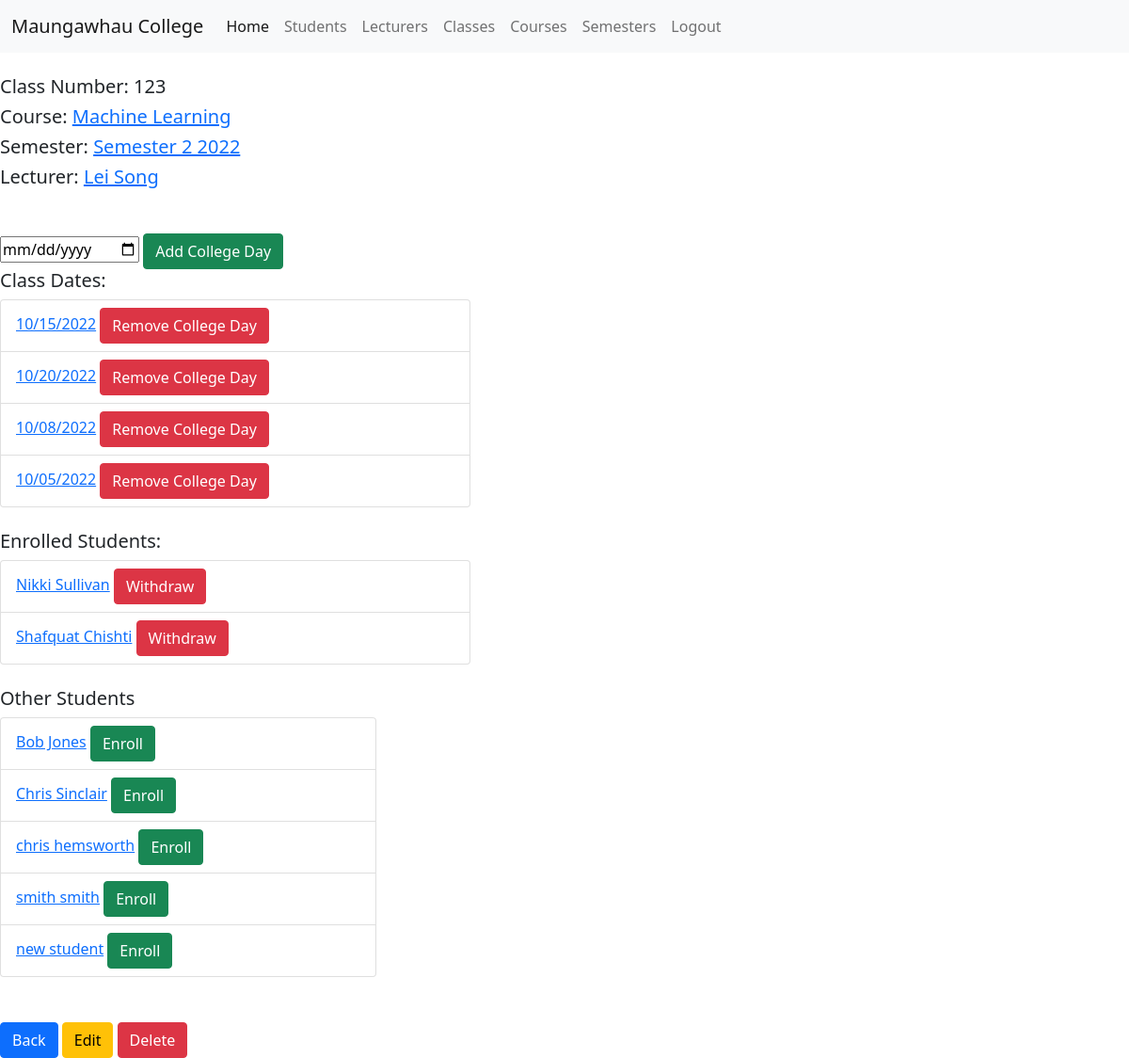
Page /class/14 (signed in) on the committed database.
### attendance/models.py (models this page shows, shortened)
class Class(models.Model):
    number = models.CharField(max_length=6)
    course = models.ForeignKey(Course, on_delete=models.CASCADE)
    semester = models.ForeignKey(Semester, on_delete=models.CASCADE)
    lecturer = models.ForeignKey(Lecturer, on_delete=models.SET_NULL, blank=True, null=True)
    students = models.ManyToManyField(Student, blank=True, null=True, related_name="enrolled_student")
    def __str__(self):
        return self.number +": "+self.course.__str__()

class Course(models.Model):
    code = models.CharField(max_length=9)
    name = models.CharField(max_length=50)
    def __str__(self):
        return self.name

class Semester(models.Model):
    year = models.CharField(max_length=4)
    name = models.CharField(max_length=20)
    def __str__(self):
        return self.name + " " + self.year

class Lecturer(models.Model):
    lecturer_id = models.AutoField(validators=[MinValueValidator(20000001), MaxValueValidator(30000000)],                                   primary_key=True)
    dob = models.DateField(blank=True, null=True)
    user = models.OneToOneField(User, on_delete=models.CASCADE)
    def __str__(self):
        return self.user.first_name + " " + self.user.last_name

class CollegeDay(models.Model):
    collegedate = models.DateField()
    collegeclass = models.ForeignKey(Class, on_delete=models.CASCADE)
    students = models.ManyToManyField(Student,blank=True, null=True, related_name="collegeday_student")
    def __str__(self):
        return self.collegedate.strftime('%m/%d/%Y')

class Student(models.Model):
    student_id = models.AutoField(validators=[MinValueValidator(1000000), MaxValueValidator(20000000)],
                                  primary_key=True)
    dob = models.DateField(blank=True, null=True)
    user = models.OneToOneField(User, on_delete=models.CASCADE)
    def __str__(self):
        return self.user.first_name + " " + self.user.last_name

### attendance/views.py (the view)
# urls.py: path('class/<int:class_id>', ClassDetail, name="class-detail"),
def ClassDetail(request, class_id):
    selected_class = get_object_or_404(Class, id=class_id)
    students = Student.objects.all()
    context = {"class": selected_class,
               "students": students}
    return render(request, 'class/class-detail.html', context)

### attendance/templates/class/class-detail.html (shortened to what this page needs)
{% extends 'base.html' %}
{% block content %}
    {% if user.is_authenticated %}
        {% if user.is_superuser %}
            <br>
            <h5>Class Number: {{ class.number }}</h5>
            <h5>Course: <a href="{% url 'course-detail' class.course.pk %} ">{{ class.course }}</a></h5>
            <h5>Semester: <a href="{% url 'semester-detail' class.semester.pk %} ">{{ class.semester }}</a></h5>
            {% if class.lecturer %}
                <h5>Lecturer: <a href="{% url 'lecturer-detail' class.lecturer.pk %} ">{{ class.lecturer }}</a></h5>
            {% else %}
                No Lecturer Assigned
            {% endif %}
            <br>
            <form action="{% url 'add-collegeday' %}" method="post">
                <input type="date" name="date">
                <button class="btn btn-success">Add College Day</button>
            </form>
            <h5>Class Dates:</h5>
            <ul class="list-group" style="width: 400px">
                {% for collegeday in class.collegeday_set.all %}
                    <li class="list-group-item" style="width: 500px">
                        <a href="{% url 'collegeday-detail' collegeday_id=collegeday.id %}"> {{ collegeday }}</a>
                        <a href="{% url 'remove-collegeday' collegeday_id=collegeday.pk %} "
                           class="btn btn-danger">Remove College Day</a>
                    </li>
                {% endfor %}
            </ul>
            <br>
            <h5>Enrolled Students:</h5>
            <ul class="list-group" style="width: 400px">
                {% for student in class.students.all %}
                    <li class="list-group-item" style="width: 500px">
                        <a href="{% url 'student-detail' student.pk %}">{{ student }}</a>
                        <a href="{% url 'withdraw-student' class_id=class.id student_id=student.student_id %} "
                           class="btn btn-danger">Withdraw</a>
                    </li>
                {% endfor %}
            </ul>
            <br>
            <h5>Other Students</h5>
            <ul class="list-group" style="width: 400px">
                {% for student in students %}
                        {% if student not in class.students.all %}
                            <li class="list-group-item">
                            {% if user.is_superuser %}
                                <a href="{% url 'student-detail' student.pk %}">{{ student }}</a>
                                <a href="{% url 'enrol-student' class_id=class.id student_id=student.student_id %}"
                                   class="btn btn-success">Enroll</a>
                            {% else %}
                                <p>{{ student }}<p>
                            {% endif %}
                                </li>
                        {% endif %}
                {% endfor %}
            </ul>
            <br>
            <br>
            <a href="{% url 'class-list' %}" class="btn btn-primary">Back</a>
            <a href="{% url 'update-class' class.pk %}" class="btn btn-warning">Edit</a>
            <a href="{% url 'delete-class' class.pk %}" class="btn btn-danger">Delete</a>
        {% endif %}
    {% else %}
        <h1>YOU DON'T HAVE ACCESS</h1>
    {% endif %}
{% endblock %}

### rows in the picture
Class: number "123", course "Machine Learning", semester "Semester 2 2022", lecturer "Lei Song"
CollegeDay: collegedate "10/15/2022"
CollegeDay: collegedate "10/20/2022"
CollegeDay: collegedate "10/08/2022"
CollegeDay: collegedate "10/05/2022"
Student: user.last_name "Nikki Sullivan"
Student: user.last_name "Shafquat Chishti"
Student: user.last_name "Bob Jones"
Student: user.last_name "Chris Sinclair"
Student: user.last_name "chris hemsworth"
Student: user.last_name "smith smith"
Student: user.last_name "new student"
